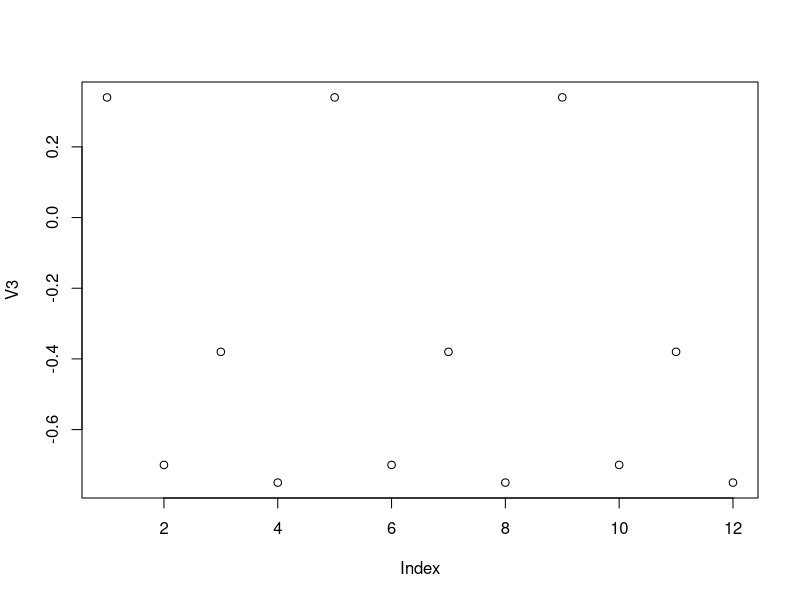

Here is the R script that generated this plot: (Note: this script raises an error after producing the figure.)
#DT[i, j, by] -- Take DT, subset rows use i, then caculate j grouped by 'by'
library(data.table)
set.seed(45L)
DT <- data.table(V1 = c(1L, 2L), 
                 V2 = letters[1:3],
                 V3 = round(rnorm(4), 2),
                 V4 = 1:12)
# Subsetting rows using i
DT[3:5,] #select third to fifth row
DT[3:5] # same as above

DT[V2 == "a"]
DT[V2 %in% c("a", "c")]

# Manipulating on columns in j
DT[, V2]  # select 1 col in j, and it returns a vector
DT[, .(V2, V3)] #select several cols inj, and it returns a data.table
# .() is an alias to list().If .() is used, the returned value is a 
#data.table. If .() is not used, the result is a vector.

#call function in j
DT[, sum(V1)]
DT[, .(sum(V1), sd(V3))]
#assigning colnames to computed columns
DT[, .(sum.v1 = sum(V1), sd_V3 = sd(V3))]

#Multiple expressions can be wrapped in curly braces.
DT[, {print(V2)
  plot(V3)
  NULL}]


# Doing j by group
DT[, .(sum_V4 = sum(V4)), by = V1]
DT[, .(sum_V4 = sum(V4)), by = .(V1, V2)]
#call functions in by
DT[, .(sum_V4 = sum(V4)), by = sign(V1-1)]
#assign new colnames in by
DT[, .(sum_V4 = sum(V4)), by = .(V1_1 = sign(V1-1))]
#grouping only a subset by specifying i
DT[1:5, .(sum_V4 = sum(V4)), by = V1]
#use .N to get total number of observations of each group
DT[, .N, by = V1] #count the number of rows for every group in V1

#Adding/updating columns by reference in j using :=
#Watch Out: extra assign is a redundant DT <- DT[...]
DT[, V1 := round(exp(V1), 2)] # V1 changed into what is after :=
DT[, ":=" (V1 = round(exp(V1), 2), V2 = LETTERS[4:6])]
DT[, ":=" (V1 = round(exp(V1), 2), V2 = LETTERS[4:6], V5 = letters[2:4])][] #[] will display the result on screen
#remove a column also can use :=
DT[, V5 := NULL]
DT[, ":=" (V1 = NULL, V5 = NULL)]
DT
#Delete several cols together
Cols.choose = c("V1", "V5")
DT[, Cols.choose := NULL] # delete the col names Cols.choose, and this data.table don't has corresponding col, will get warning
DT[, (Cols.choose) := NULL]


# Indexing and keys
setkey(DT, V2)
haskey(DT) # check if a data.table has key
setkey(DT, NULL) # remove key

setkey(DT, V2)
DT["a"] #returns all the rows where key col(V2) has letter 'a', a little like attach()
DT[c("a", "c")] # returns all the rows where key col has 'a'&'c'
DT[V2 %in% c("a", "c")] # same as above, but above one is better

#The mult argument is used to control which row that i matches to isreturned, default is all.
DT["a", mult = "first"] #Returns first row of all rows that match the value A in the key column (V2).
DT[c("a", "c"), mult = "last"]

#nomatch argument is used to control the value if no match situation
#default is NA, but can be changed to 0
#means no rows will be returned for that non-matched row of i.
DT[c("a", "d")]
DT[c("a", "d"), nomatch = 0]

#by=.EACHI allows to group by each subset of known groups in i. 
#A key needs to be set to use by=.EACHI.
DT[c("a", "c"), sum(V4)]
DT[c("a", "c"), sum(V4), by = .EACHI]

#Any number of columns can be set as key using setkey(). This way rows can 
#be selected on 2 keys which is an equijoin.
setkey(DT, V1, V2)
DT[.(2, "c")] # select cols in which V1=2 & V2=c
DT[.(2, c("a", "c"))] # select cols in which V1=2 & V2=a or V2=c
DT[.(c(2, 1), "b")]
DT[.(1:2, "a")]


#advanced data table operations
# .N contains the number of rows or the last row
DT[.N] # return the last row
DT[.N-1] # return the penultimate row
DT[.N-2]
# usable in j
DT[, .N] #return the number of rows
DT[, .N-1] 

#.() is an alias to list() and means the same. The .() notation is not
#needed when there is only one item in by or j.
DT[, .(V2, V3)]
DT[, list(V2, V3)] # same as above
DT[, sum(V4), by = .(V1, V2)] #usage in by, by 'by', calculate j

# .SD is a data.table and holds all the values of all columns, except the 
#one specified in by. It reduces programming time but keeps
# readability. .SD is only accessible in j.
DT[, print(.SD), by = V2]
DT[, .SD[c(1, .N)], by = V2] #Selects the first and last row grouped by column V2.
DT[, .SD[c(1, 3)], by = V2] # select 1&3 rows after group by V2
DT[, lapply(.SD, sum), by = V2]

#.SDcols is used together with .SD, to specify a subset of the columns of 
#.SD to be used in j.
DT[, lapply(.SD, sum), by = V2, .SDcols = c("V3", "V4")]
#.SDcols can be the result of a function call.
DT[, lapply(.SD, sum), by = V2, .SDcols = paste0("V", 3:4)] #same as above


#Do 2 (or more) sets of statements at once by chaining them in one statement. This
#corresponds to having in SQL.
DT <- DT[, .(sum.V4 = sum(V4)), by = V1]
DT[sum.V4 > 40]
DT[, .(sum.V4 = sum(V4)), by = V1][sum.V4 > 40]
DT[, .(sum.V4 = sum(V4)), by = V1][order(-V1)]


#set() family
#setnames() is used to create or update column names by reference.
setnames(DT, "old", "new")
setnames(DT, "V1", "Number")
DT
setnames(DT, c("V2", "V3"), c("Rank", "Rating"))[]

#setcolorder() is used to reorder columns by reference.
setcolorder(DT, "neworder")
setcolorder(DT, c("V4", "V1", "V3", "V2"))
